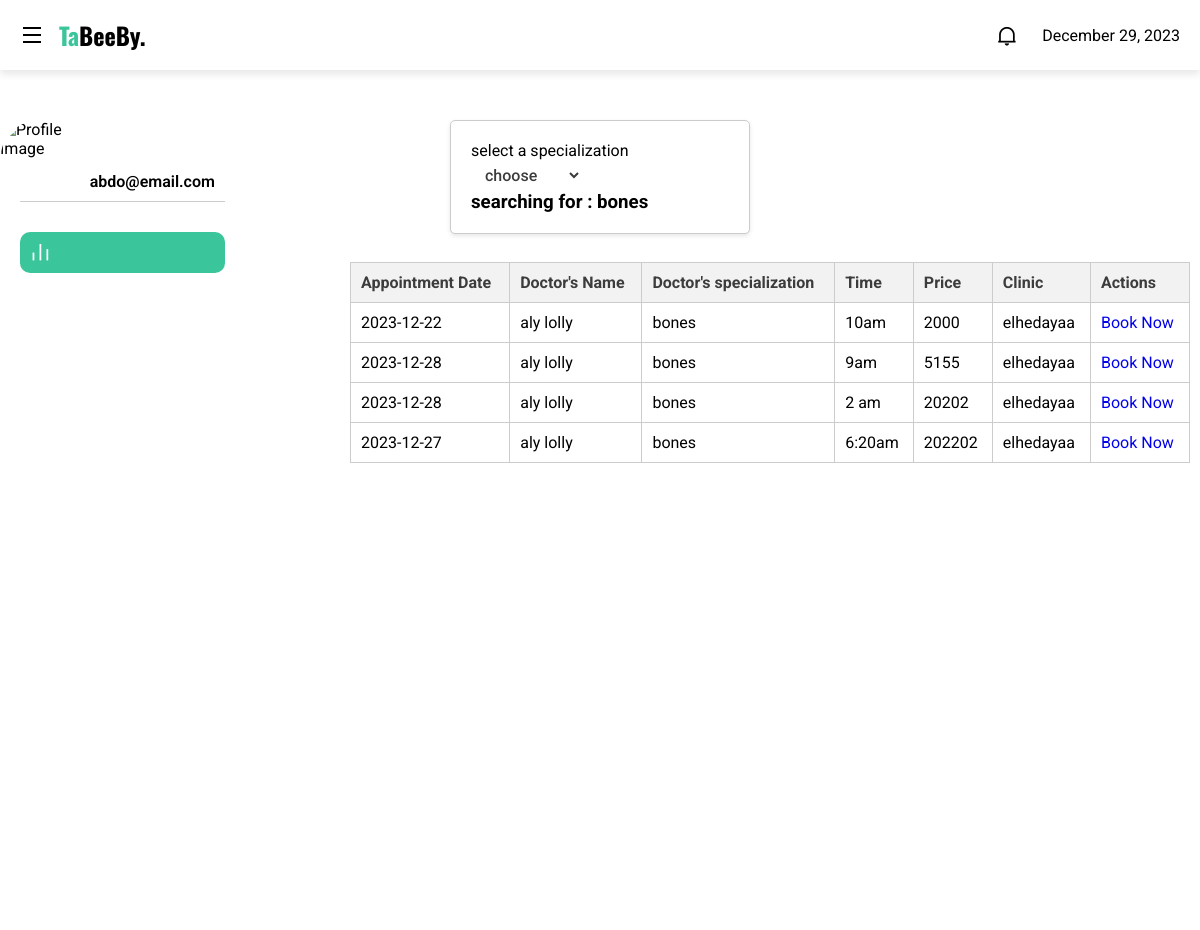
The page /views/booking.php?specialization=bones (signed in) on the database its author committed.
### tables this page shows
CREATE TABLE `pages` (
  `pgid` int(11) NOT NULL,
  `name` varchar(50) NOT NULL,
  `linkaddress` varchar(50) NOT NULL,
  `icons` varchar(100) NOT NULL,
  `class` varchar(100) NOT NULL
);

CREATE TABLE `appointments` (
  `Appid` int(50) NOT NULL,
  `Pid` int(50) DEFAULT NULL,
  `Did` int(50) NOT NULL,
  `time` varchar(50) NOT NULL,
  `status` varchar(50) NOT NULL,
  `Cid` int(50) NOT NULL,
  `price` int(50) NOT NULL,
  `date` date NOT NULL
);

CREATE TABLE `dr` (
  `Did` int(50) NOT NULL,
  `firstname` varchar(50) NOT NULL,
  `lastname` varchar(50) NOT NULL,
  `specialization` varchar(50) NOT NULL,
  `number` varchar(50) NOT NULL,
  `educ` varchar(50) NOT NULL,
  `reviews` varchar(50) NOT NULL,
  `uid` int(50) NOT NULL,
  `Cid` int(50) NOT NULL
);

CREATE TABLE `clinic` (
  `Cid` int(50) NOT NULL,
  `cname` varchar(50) NOT NULL,
  `cloc` varchar(50) NOT NULL,
  `workhrs` varchar(50) NOT NULL,
  `reviews` varchar(50) NOT NULL,
  `cnumber` varchar(50) NOT NULL,
  `uid` int(11) NOT NULL
);

### app/Model/User.php (called while the page is built, shortened)
<?php
include_once '..\includes\db.php';
require_once '../app/Model/UserType.php';
class user{
function __construct($id)
{
	$db = Database::getInstance();
	$conn = $db->getConnection();
if($id!="")
{
    $sql="select * from user_acc where uid=$id";
    $result = mysqli_query($conn,$sql);
if($row=mysqli_fetch_array($result)){
				$this->usertype=new Usertype($row['usertype_id']);
}
}
}
}
?>

### app/Model/UserType.php (called while the page is built, shortened)
<?php
include_once '..\includes\db.php';
require_once '../app/Model/User.php';
require_once '../app/Model/Pages.php';
class Usertype{
    function __construct($id)
    {
        $db = Database::getInstance();
	    $conn = $db->getConnection();
        if ($id !=""){
            $sql="select * from usertypes where utid=$id";
            $result=mysqli_query($conn,$sql);
            if ($row = mysqli_fetch_array($result))	{
                $this->utid=$row["utid"];
                $sql="select pageid from usertype_pages where usertypeid=$this->utid";
                $result=mysqli_query($conn,$sql);
                $i=0;
                while($row1=mysqli_fetch_array($result)){
                    $this->pages[$i]=new Pages($row1[0]);
                    $i++;
                }
            }
        }
    }
    }
?>

### includes/db.php (called while the page is built, shortened)
<?php
class Database {
    private static $instance;
    private $conn;
    private function __construct() {
        $db_server = 'localhost';
        $db_user = 'root';
        $db_pass = '';
        $db_name = 'tabibi2';
        $this->conn = mysqli_connect($db_server, $db_user, $db_pass, $db_name);
    }
    public static function getInstance() {
        if (!self::$instance) {
            self::$instance = new self();
        }
        return self::$instance;
    }
    public function getConnection() {
        return $this->conn;
    }
}

### app/Model/Pages.php (called while the page is built, shortened)
<?php
include_once '..\includes\db.php';
require_once '../app/Model/User.php';
class Pages{
    function __construct($id){
        $this->db = Database::getInstance();
	    $this->conn = $this->db->getConnection();
        if ($id !=""){
            $sql="select * from pages where pgid=$id";
            $result2=mysqli_query($this->conn,$sql) ;
            if ($row2 = mysqli_fetch_array($result2)){
                $this->linkaddress=$row2["linkaddress"];
                $this->icons=$row2["icons"];
                $this->class=$row2["class"];
            }
        }
    }
}
?>

### app/controller/AppointmentController.php (the view, shortened to what this page needs)
<?php
class AppointmentController
{
	public $conn;
   public function __construct(){
    $db = Database::getInstance();
	$this->conn = $db->getConnection();
}
public function bookingOptions(){
    $sql = "SELECT specialization FROM dr";
    $res = mysqli_query($this->conn, $sql);
    $spec = [];
    while ($row = $res->fetch_assoc()) {
        $spec[] = $row['specialization'];
    }
    $spec = array_unique($spec);
    $spec = array_map(function ($specialization) {
        return ['specialization' => $specialization];
    }, $spec);
    return $spec;
}
public function getSpecializationAppointments($specialization){
    $sql = "SELECT
        a.Appid, a.date, a.time, a.price, a.Did, a.Cid,
        d.firstname, d.lastname, d.specialization,
        c.cname
    FROM
        appointments a
    JOIN
        dr d ON a.Did = d.Did
    JOIN
        clinic c ON a.Cid = c.Cid
    WHERE
        d.specialization = '$specialization' and a.status = 'available' ";
    $result = mysqli_query($this->conn,$sql);
    if ($result->num_rows > 0) {
        while ($row = $result->fetch_assoc()) {
            echo "<tr>";
            echo "<td>" . $row['date'] . "</td>";
            echo "<td>" . $row['firstname'] . " " . $row['lastname'] . "</td>";
            echo "<td>" . $row['specialization'] . "</td>";
            echo "<td>" . $row['time'] . "</td>";
            echo "<td>" . $row['price'] . "</td>";
            echo "<td>" . $row['cname'] . "</td>";
            echo "<td><a href='./patientReservations.php?Appid=" . $row['Appid'] . "'>Book Now </a></td>";
            echo "</tr>";
        }
    } else
    {
        echo  "<div class='no-appointments-found'><h1>NO APPOINTMENTS FOUND!</h1></div>";
    }
}
}
?>

### includes/navigation.php (shortened to what this page needs)
<?php
include_once '..\includes\db.php';
 require_once '../app/Model/User.php';
 if (!empty($_SESSION['ID'])) {
     $UserObject = new user($_SESSION["ID"]);
 ?>
<!DOCTYPE html>
<html lang="en">
<head>
    <link rel="stylesheet" href="../public/css/admin.css">
    <link href="https://cdn.jsdelivr.net/npm/remixicon@2.5.0/fonts/remixicon.css" rel="stylesheet">
    <link href='https://unpkg.com/boxicons@2.1.1/css/boxicons.min.css' rel='stylesheet'>
</head>
<body >
 <section class="header">
        <div class="logo">
            <i class="ri-menu-line menu"></i>
            <h2><span>Ta</span>BeeBy.</h2>
        </div>
        <div class="header--items">
        <div class="dark--theme--btn">
            <i class="ri-notification-2-line"></i>
            <?php echo date("F j, Y"); ?>
            </div>
    </section>
    <section class="main">
        <div class="sidebar">
            <ul class="sidebar--items">
        <div class="profile-box">
                <img src="../public/images/<?php echo $_SESSION['image'];?>" alt="Profile Image">
                <span >  <?php echo ('&nbsp;&nbsp;&nbsp;&nbsp;&nbsp;&nbsp;&nbsp;&nbsp;&nbsp;&nbsp;&nbsp;&nbsp;&nbsp;&nbsp;  '. $_SESSION["email"]); ?></span>
            </div>
<?php
    for($i=0;$i<count($UserObject->usertype->pages);$i++){
        echo '
                <li>
                <a class="'.$UserObject->usertype->pages[$i]->class.'"  href="'.$UserObject->usertype->pages[$i]->linkaddress.'">
                    <span class="icon">'.$UserObject->usertype->pages[$i]->icons.'</i></span>
                    <div class="sidebar--item">'.$UserObject->usertype->pages[$i]->name.'</div>
                </a>
            </li>
            ';
        }
    }
    ?>
    </div>
</body>
</html>

### public/css/admin.css (style rules this page uses)
* { margin: 0; padding: 0; box-sizing: border-box; font-family: 'Roboto', sans-serif; }
:root { --bg-color-first:#fff; --bg-color-second:#e9edf1; --bg-color-third:#3bc59a; --text-color-first:#000; --text-color-second:#3d3c3c; --text-color-third:#3bc59a; --hover-text-color:#fff; --bg-card-1:#ffffff; --bg-card-2:#ffffff; --bg-card-3:#ffffff; --bg-card-4:#ffffff; --more-and-less:#555; }
.header { display: flex; align-items: center; justify-content: space-between; height: 70px; padding: 0 20px; box-shadow: 0 4px 8px 0 rgba(0, 0, 0, 0.1); z-index: 999; background: var(--bg-color-first); color: var(--text-color-first); }
.logo { display: flex; align-items: center; }
.logo i { font-size: 1.5rem; margin-right: 15px; }
.logo h2 { font-family: 'Oswald', sans-serif; }
.logo span { color: var(--text-color-third); font-family: 'Oswald', sans-serif; }
.header--items { display: flex; align-items: center; }
.header--items i { font-size: 1.3rem; margin-right: 25px; cursor: pointer; color: var(--text-color-first); }
.dark--theme--btn { display: flex; align-items: center; }
img { position: absolute; width: 100%; height: 100%; top: 0; left: 0; object-fit: cover; }
.main { position: relative; height: calc(100vh - 70px); }
.sidebar { position:absolute; top: 0; left: 0; height: 111%; width: 300px; padding: 20px; background: var(--bg-color-first); display: flex; flex-direction: column; justify-content: space-between; z-index: 10; transition: .3s; }
.sidebar--items li , .sidebar--bottom--items li { list-style: none; }
a { text-decoration: none; }
.sidebar--items a, .sidebar--bottom--items a { display: flex; align-items: center; margin-bottom: 10px; font-size: 1.1rem; padding: 10px; border-radius: 10px; color: var(--text-color-first); }
a.active { background: var(--bg-color-third); color: var(--hover-text-color); }
.icon { display: flex; align-items: center; justify-content: center; position: relative; }
.sidebar .icon { margin-right: 20px; font-size: 1.3rem; }
tr { border-bottom: 1px solid var(--bg-color-second); }
td,th { padding-block: 10px; }
td:first-child { padding-left: 10px; }
@media screen and (max-width:1325px) { .sidebar { width: fit-content; } }
@media screen and (max-width:1325px) { .sidebar .icon { margin-right: 0; } }

### includes/navigation.php (style rules this page uses)
.profile-box { display: flex; flex-direction: column; align-items: center; padding: 10px; border-bottom: 1px solid #ccc; margin-bottom: 20px; }
.profile-box img { width: 80px; height: 80px; border-radius: 50%; margin-bottom: 10px; }
.profile-box span { font-weight: 600; }
.sidebar--items { margin-top: 22px; }
li { padding-top: 10px; }

### views/booking.php (style rules this page uses)
table, th, td { border: 1px solid #ccc; }
th, td { padding: 10px; text-align: left; }

### rows shown on the page
appointments: date "2023-12-22", Did.firstname "aly", Did.lastname "lolly", Did.specialization "bones", time "10am", price "2000", Cid.cname "elhedayaa"
appointments: date "2023-12-28", Did.firstname "aly", Did.lastname "lolly", Did.specialization "bones", time "9am", price "5155", Cid.cname "elhedayaa"
appointments: date "2023-12-28", Did.firstname "aly", Did.lastname "lolly", Did.specialization "bones", time "2 am", price "20202", Cid.cname "elhedayaa"
appointments: date "2023-12-27", Did.firstname "aly", Did.lastname "lolly", Did.specialization "bones", time "6:20am", price "202202", Cid.cname "elhedayaa"

### other values the page prints
$_SESSION["email"] "abdo@email.com"
$specUrl "bones"
